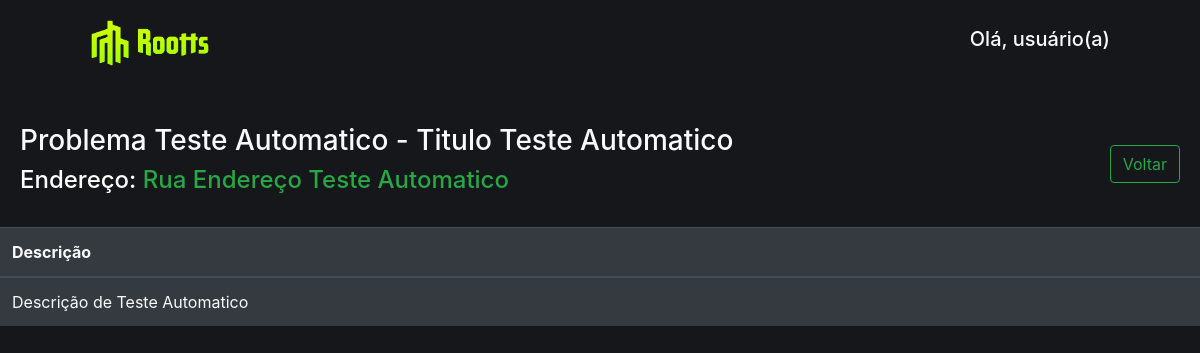
The page /descricao/2/ on the database its author committed.
### roottsApp/models.py (models this page shows, shortened)
class Formulario_denuncia(models.Model):
    nome = models.CharField(max_length = 50)
    endereco = models.TextField(max_length = 100)
    data = models.DateField()
    titulo = models.CharField(max_length = 50)
    descricao = models.TextField(max_length=500)
    aprovado = models.BooleanField('aprovado', default=False)

### roottsApp/views.py (the view)
# urls.py: path('descricao/<int:pk>/',DescricaoView, name='view_descricao'),
def DescricaoView(request,pk):
  forms = Formulario_denuncia.objects.get(id=pk)
  return render(request, 'formulario_selecionado.html', {'forms':forms})

### roottsApp/templates/formulario_selecionado.html
{% extends 'base.html' %}
{% load humanize %}
{% block content %}
    <div class="text-light" style="margin-bottom: 1.5rem;display: flex; align-items: center;justify-content: space-between;">
      <div style="margin-left: 20px;">
      <h3>
          {{ forms.nome }} - {{ forms.titulo }}
        </h3>
        <h4 style="color: white;">Endereço: <span class="text-success">{{forms.endereco}}</span></h4>
      </div>
        <a href="{% url 'EngenheiroForm' %}" class="btn btn-outline-success" style="margin-right: 20px;">Voltar</a>
    </div>
    <div class="table-responsive-xl table-dark">
      <table class="table text-light">
        <thead>
          <tr>
            <th scope="col">Descrição</th>
          </tr>
        </thead>
        <tbody>
          <tr>
            <td>{{ forms.descricao }}</td>
          </tr>
      </table>
    </div>
    </div>
{% endblock %}

### rows shown on the page
Formulario_denuncia: nome "Problema Teste Automatico", titulo "Titulo Teste Automatico", endereco "Rua Endereço Teste Automatico", descricao "Descrição de Teste Automatico"
